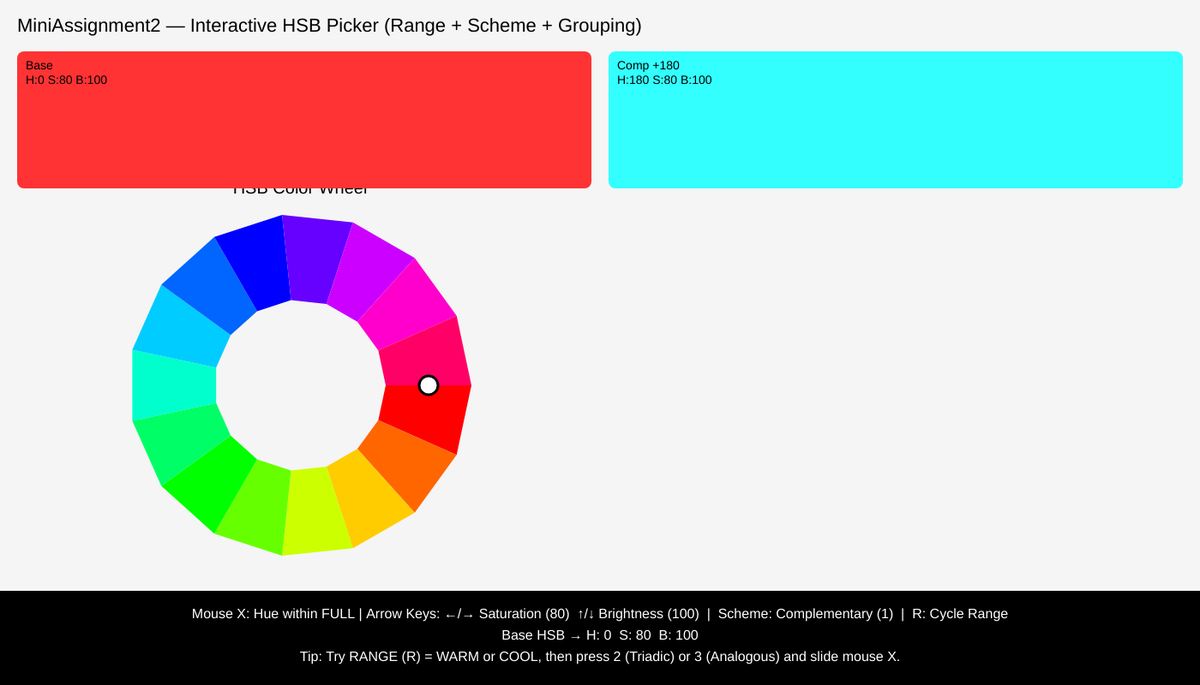
Frame 1 (no input)
Frame 60 (no input): identical to frame 1, image omitted
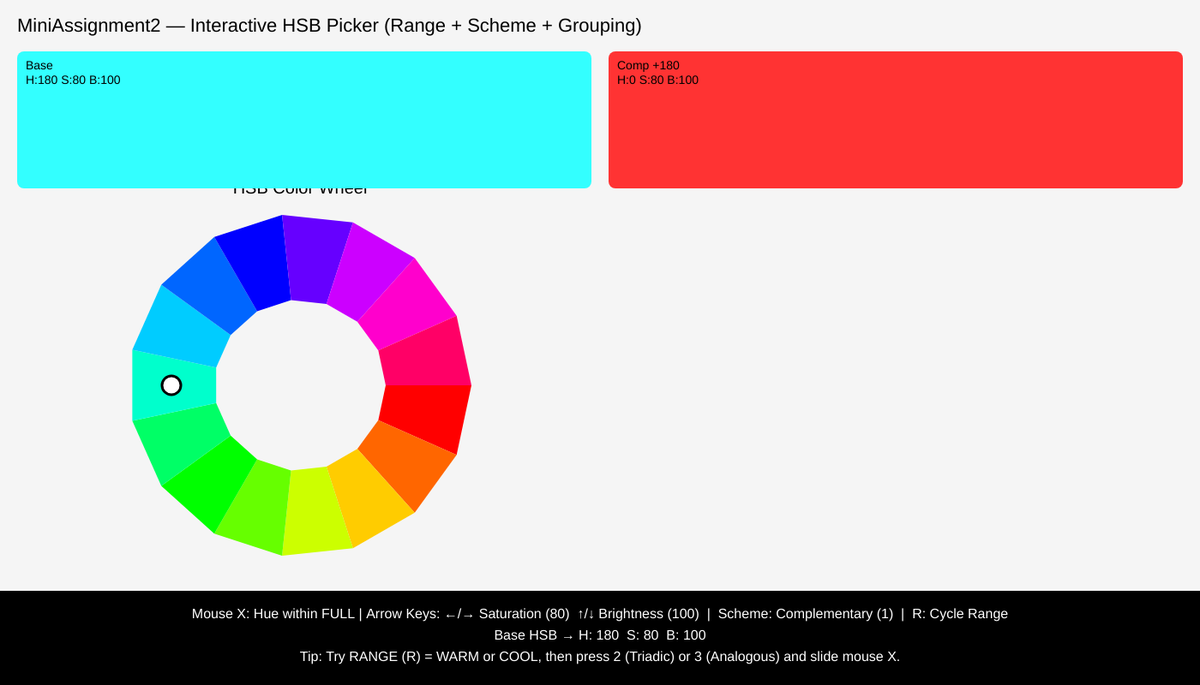
Frame 120 (the mouse pressed at the canvas centre since frame 60)

The p5.js sketch that drew these frames (run headless with seeded random() and noise() and a simulated clock; from frame 60 on, the mouse is pressed at the canvas centre):

// p5.js sketch
// ── sketch.js
let innerRadius = 100;
let outerRadius = 200;
let steps = 360 / 15;

let satVal = 80;   // controlled by LEFT/RIGHT
let briVal = 100;  // controlled by UP/DOWN

// Range modes for hue
const RANGE_MODES = ["FULL", "WARM", "COOL"];
let rangeIdx = 0; // start FULL

// Schemes
const SCHEMES = {
  complementary: [0, 180],
  triadic: [0, 120, 240],
  analogous: [-30, 0, 30]
};
let scheme = "complementary";

// Utility: wrap hue to [0,360)
function wrapHue(h) {
  let x = h % 360;
  return x < 0 ? x + 360 : x;
}

// Map mouseX to hue within current range mode
function hueFromMouse(mx) {
  const t = constrain(mx / width, 0, 1);

  if (RANGE_MODES[rangeIdx] === "FULL") {
    return t * 360;
  }

  if (RANGE_MODES[rangeIdx] === "WARM") {
    const h = -60 + 120 * t;
    return wrapHue(h);
  }

  return 120 + 120 * t; // 120..240
}

function setup() {
  createCanvas(1400, 800);
  colorMode(HSB, 360, 100, 100);
  noStroke();
  textFont("sans-serif");
}

function draw() {
  background(96); // neutral gray

  push();
  drawHSBRing(width / 4, height / 2 + 50);
  pop();

  let baseHue = hueFromMouse(mouseX);

  drawSchemeSwatches(baseHue);

  drawColorPosition(baseHue);

  drawHUD(baseHue);
}

function drawHUD(baseHue) {
  push();
  fill(0);
  rect(0, height - 110, width, 110);
  fill(255);
  textSize(16);
  textAlign(CENTER, TOP);

  const rangeLabel = RANGE_MODES[rangeIdx];
  const schemeLabel =
    scheme === "complementary" ? "Complementary (1)" :
    scheme === "triadic" ? "Triadic (2)" : "Analogous (3)";

  text(
    `Mouse X: Hue within ${rangeLabel} | Arrow Keys: ←/→ Saturation (${satVal})  ↑/↓ Brightness (${briVal})  |  Scheme: ${schemeLabel}  |  R: Cycle Range`,
    width / 2, height - 90
  );
  text(
    `Base HSB → H: ${round(baseHue)}  S: ${round(satVal)}  B: ${round(briVal)}`,
    width / 2, height - 65
  );
  text(
    `Tip: Try RANGE (R) = WARM or COOL, then press 2 (Triadic) or 3 (Analogous) and slide mouse X.`,
    width / 2, height - 40
  );
  pop();
}

function drawSchemeSwatches(baseHue) {
  const offsets = SCHEMES[scheme];
  const cols = offsets.length;
  const pad = 20;
  const swW = (width - pad * (cols + 1)) / cols;
  const swH = height / 4 - pad * 2;

  push();
  // Title
  fill(0);
  textSize(22);
  textAlign(LEFT, TOP);
  text("MiniAssignment2 — Interactive HSB Picker (Range + Scheme + Grouping)", pad, pad);

  // Swatches row
  for (let i = 0; i < cols; i++) {
    const x = pad + i * (swW + pad);
    const y = 60;

    const h = wrapHue(baseHue + offsets[i]);
    fill(h, satVal, briVal);
    rect(x, y, swW, swH, 8);

    // Label
    fill(0);
    textSize(14);
    textAlign(LEFT, TOP);
    const label =
      i === 0 && offsets[i] === 0 ? "Base" :
      scheme === "complementary" ? (i === 0 ? "Base" : "Comp +180") :
      scheme === "triadic" ? (i === 0 ? "Base" : (i === 1 ? "+120" : "+240")) :
      scheme === "analogous" ? (i === 0 ? "-30" : (i === 1 ? "Base" : "+30")) : "";

    text(`${label}\nH:${round(h)} S:${round(satVal)} B:${round(briVal)}`, x + 10, y + 10);
  }
  pop();
}

function drawColorPosition(hue) {
  push();
  translate(width / 4, height / 2 + 50);
  const rMid = innerRadius + (outerRadius - innerRadius) / 2;
  const x = cos(radians(hue)) * rMid;
  const y = sin(radians(hue)) * rMid;

  stroke(0);
  strokeWeight(3);
  fill(0, 0, 100);
  ellipse(x, y, 22, 22);
  pop();
}

function drawHSBRing(cx, cy) {
  push();
  colorMode(HSB, 360, 100, 100);
  translate(cx, cy);

  // Title
  push();
  fill(0);
  textSize(20);
  textAlign(CENTER, BOTTOM);
  text("HSB Color Wheel", 0, -outerRadius - 20);
  pop();

  for (let angle = 0; angle < 360; angle += steps) {
    let nextAngle = angle + steps;

    // Outer edge points
    let x1 = cos(radians(angle)) * outerRadius;
    let y1 = sin(radians(angle)) * outerRadius;
    let x2 = cos(radians(nextAngle)) * outerRadius;
    let y2 = sin(radians(nextAngle)) * outerRadius;

    // Inner edge points
    let x3 = cos(radians(nextAngle)) * innerRadius;
    let y3 = sin(radians(nextAngle)) * innerRadius;
    let x4 = cos(radians(angle)) * innerRadius;
    let y4 = sin(radians(angle)) * innerRadius;

    fill(angle, 100, 100);
    quad(x1, y1, x2, y2, x3, y3, x4, y4);
  }
  pop();
}

// Keyboard controls
function keyPressed() {
  if (keyCode === LEFT_ARROW) {
    satVal = max(0, satVal - 2);
  } else if (keyCode === RIGHT_ARROW) {
    satVal = min(100, satVal + 2);
  } else if (keyCode === UP_ARROW) {
    briVal = min(100, briVal + 2);
  } else if (keyCode === DOWN_ARROW) {
    briVal = max(0, briVal - 2);
  } else if (key === '1') {
    scheme = "complementary";
  } else if (key === '2') {
    scheme = "triadic";
  } else if (key === '3') {
    scheme = "analogous";
  } else if (key === 'r' || key === 'R') {
    rangeIdx = (rangeIdx + 1) % RANGE_MODES.length;
  }
}
